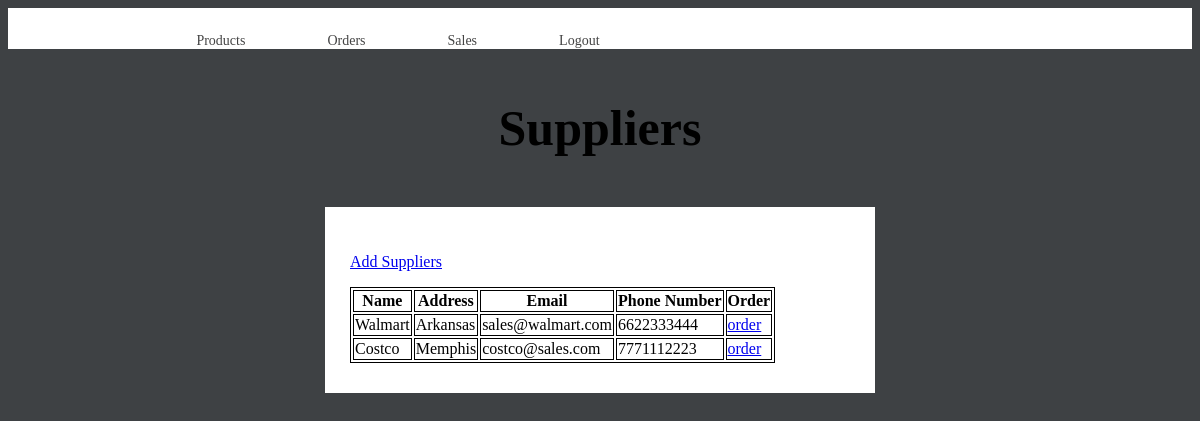
/suppliers.php (signed in), run on the app's committed database.
### tables this page shows
CREATE TABLE `suppliers` (
  `name` varchar(100) NOT NULL,
  `address` varchar(100) NOT NULL,
  `email` varchar(100) NOT NULL,
  `phonenum` varchar(100) NOT NULL
);

### suppliers.php (the view, shortened to what this page needs)
<!DOCTYPE html>
<html>
<head>
    <link rel="stylesheet" href="style.css"/>
    <link rel="stylesheet" href="style1.css"/>
<header>
  <div class="container">
    <nav>
        <ul>
            <li><a href="products.php">Products</a>&nbsp;&nbsp;</li>
            <li><a href="orders.php">Orders</a>&nbsp;&nbsp;</li>
            <li><a href="sales.php">Sales</a>&nbsp;&nbsp;</li>
            <li><a href="logout.php">Logout</a>&nbsp;&nbsp;</li>
        </ul>
    </nav>
</div>
</header>
</head>
<body>
<h3 class="login-title" style="font-size:50px;text-align:center">Suppliers</h1>
<div class = "form">
<?php
    require('db.php');
    $query = "SELECT * from `suppliers`";
    $result = mysqli_query($con, $query);
    echo "<table border='1'>
    <tr>
    <th>Name</th>
    <th>Address</th>
    <th>Email</th>
    <th>Phone Number</th>
    <th>Order</th>
    </tr>";
    while($row = mysqli_fetch_array($result))
    {
        echo "<tr>";
        echo "<td>".$row['name']."</td>";
        echo "<td>".$row['address']."</td>";
        echo "<td>".$row['email']."</td>";
        echo "<td>".$row['phonenum']."</td>";
 ?>
 <td><a href="orders.php?name=<?php echo $row['name'];?>">order</a></td>
 <?php
    }
?>
<p class="link"><a href="addSuppliers.php">Add Suppliers</a></p>
</div>
</body>
</html>

### style.css (style rules this page uses)
body { background: #3e4144; }
.form { margin: 50px auto; width: 500px; padding: 30px 25px; background: white; }
.container { width: 80%; margin: 0 auto; }
header { background: #fff; }
header::after { content: ''; display: table; clear: both; }

### style1.css (style rules this page uses)
.container { width: 80%; margin: 0 auto; }
header { background: #fff; }
header::after { content: ''; display: table; clear: both; }
nav { float: left; }
nav ul { align-items: center; margin: 0; padding: 0; list-style: none; }
nav li { display: inline-block; margin-left: 70px; padding-top: 23px; text-align: center; position: relative; }
nav a { color: #444; text-decoration: none; font-size: 14px; }
nav a::before { content: ''; display: block; height: 5px; background-color: #444; position: absolute; top: 0; width: 0%; transition: all ease-in-out 250ms; }
table, th, td { border: 1px solid black; }

### data on the page
suppliers: name "Walmart", address "Arkansas", email "sales@walmart.com", phonenum "6622333444"
suppliers: name "Costco", address "Memphis", email "costco@sales.com", phonenum "7771112223"
